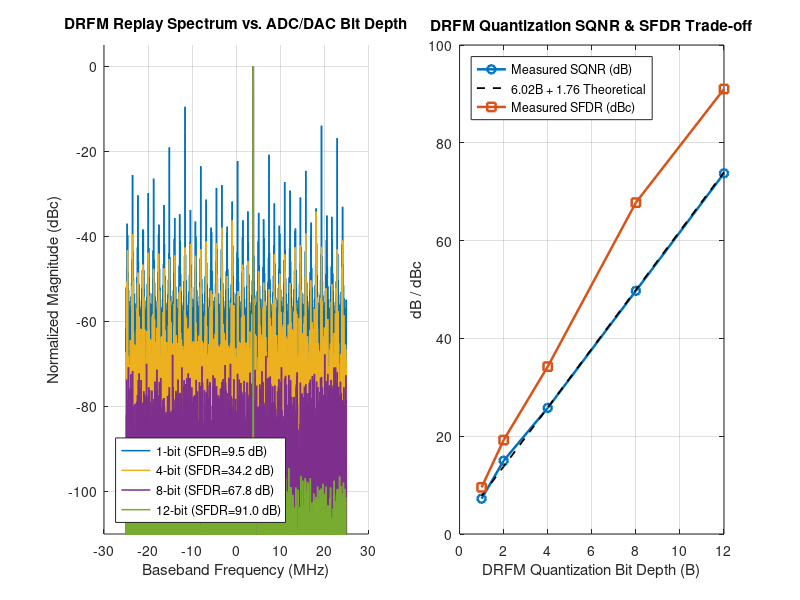

This figure's MATLAB source:
function report = drfm_quantization_sfdr(outDir)
% DRFM_QUANTIZATION_SFDR  Models DRFM ADC/DAC bit-depth impact on SQNR, ENOB,
%   and Spurious-Free Dynamic Range (SFDR) for coherent RF replay.
%   Generates reference metrics for Python & future FPGA fixed-point validation.

    if nargin < 1 || isempty(outDir)
        thisFile = mfilename('fullpath');
        repoRoot = fileparts(fileparts(fileparts(thisFile)));
        outDir = fullfile(repoRoot, 'matlab', 'outputs');
    end
    if ~exist(outDir, 'dir')
        mkdir(outDir);
    end

    %% 1. Coherent Test Tone Setup (Non-integer bin ratio avoided via coherent sampling)
    fs    = 50e6;
    N     = 4096;
    k_bin = 317;              % Prime FFT bin for clean harmonic folding analysis
    f0    = k_bin * fs / N;
    n     = (0:N-1);
    t     = n / fs;

    % Full-scale complex baseband tone (0.98 FS to avoid clipping)
    A     = 0.98;
    x     = A * exp(1j * 2 * pi * f0 * t);

    bitDepths = [1, 2, 4, 8, 12];
    nB = numel(bitDepths);

    sqnr_meas_db  = zeros(1, nB);
    sqnr_theo_db  = zeros(1, nB);
    sfdr_meas_db  = zeros(1, nB);
    enob_meas     = zeros(1, nB);
    spectra_db    = zeros(nB, N);

    w = hann(N).';
    w = w / sum(w);

    for i = 1:nB
        B = bitDepths(i);
        xq = quantize_complex_drfm(x, B);

        % Normalize replay amplitude for fair SQNR comparison
        scale = (xq * x') / (xq * xq');
        xq_norm = xq * scale;

        err = xq_norm - x;
        p_sig = mean(abs(x).^2);
        p_err = mean(abs(err).^2);

        sqnr_meas_db(i) = 10 * log10(p_sig / max(p_err, 1e-18));
        sqnr_theo_db(i) = 6.02 * B + 1.76; % Ideal full-scale sinusoid reference
        enob_meas(i)    = (sqnr_meas_db(i) - 1.76) / 6.02;

        % Spectral SFDR measurement
        X = fftshift(fft(xq .* w));
        mag_db = 20 * log10(abs(X) + 1e-15);
        mag_db = mag_db - max(mag_db);
        spectra_db(i, :) = mag_db;

        % Mask fundamental mainlobe (+/- 4 bins around peak) to find strongest spur
        [~, pk_idx] = max(mag_db);
        spur_mask = true(1, N);
        lo = max(1, pk_idx - 4);
        hi = min(N, pk_idx + 4);
        spur_mask(lo:hi) = false;
        sfdr_meas_db(i) = -max(mag_db(spur_mask));
    end

    %% 2. Export Golden Reference JSON
    report.fs_hz        = fs;
    report.n_fft        = N;
    report.tone_hz      = f0;
    report.bit_depths   = bitDepths;
    report.sqnr_meas_db = sqnr_meas_db;
    report.sqnr_theo_db = sqnr_theo_db;
    report.sfdr_meas_db = sfdr_meas_db;
    report.enob_meas    = enob_meas;

    jsonText = jsonencode(report, 'PrettyPrint', true);
    fid = fopen(fullfile(outDir, 'drfm_quantization_ref.json'), 'w');
    fwrite(fid, jsonText, 'char');
    fclose(fid);

    %% 3. Plot Spectra & Metrics
    f_mhz = ((-N/2):(N/2-1)) * (fs / N) / 1e6;
    fig = figure('Visible', 'off', 'Position', [100, 100, 1200, 500], 'Color', 'w');

    subplot(1, 2, 1);
    hold on;
    colors = lines(nB);
    for i = [1, 3, 4, 5] % Show 1, 4, 8, 12 bit spectra
        plot(f_mhz, spectra_db(i, :), 'LineWidth', 1.1, 'Color', colors(i, :), ...
             'DisplayName', sprintf('%d-bit (SFDR=%.1f dB)', bitDepths(i), sfdr_meas_db(i)));
    end
    grid on; ylim([-110, 5]);
    xlabel('Baseband Frequency (MHz)'); ylabel('Normalized Magnitude (dBc)');
    title('DRFM Replay Spectrum vs. ADC/DAC Bit Depth');
    legend('Location', 'southwest');

    subplot(1, 2, 2);
    plot(bitDepths, sqnr_meas_db, '-o', 'LineWidth', 1.8, 'DisplayName', 'Measured SQNR (dB)'); hold on;
    plot(bitDepths, sqnr_theo_db, '--k', 'LineWidth', 1.3, 'DisplayName', '6.02B + 1.76 Theoretical');
    plot(bitDepths, sfdr_meas_db, '-s', 'LineWidth', 1.8, 'DisplayName', 'Measured SFDR (dBc)');
    grid on; xlabel('DRFM Quantization Bit Depth (B)'); ylabel('dB / dBc');
    title('DRFM Quantization SQNR & SFDR Trade-off');
    legend('Location', 'northwest');

    exportgraphics(fig, fullfile(outDir, 'drfm_quantization_sfdr.png'), 'Resolution', 150);
    close(fig);

    fprintf('[MATLAB] DRFM Quantization SFDR Analysis complete:\n');
    for i = 1:nB
        fprintf('  %2d-bit -> SQNR: %6.2f dB | SFDR: %6.2f dBc | ENOB: %5.2f\n', ...
                bitDepths(i), sqnr_meas_db(i), sfdr_meas_db(i), enob_meas(i));
    end
end

function xq = quantize_complex_drfm(x, bits)
% Uniform mid-riser/mid-tread I/Q quantizer (1-bit = sign/hard-limiter DRFM)
    if bits == 1
        qi = sign(real(x)); qi(qi == 0) = 1;
        qq = sign(imag(x)); qq(qq == 0) = 1;
        xq = (qi + 1j * qq) / sqrt(2);
    else
        levels = 2^bits;
        step   = 2.0 / levels;
        ri = max(min(real(x), 1.0 - step/2), -1.0);
        rq = max(min(imag(x), 1.0 - step/2), -1.0);
        qi = round(ri / step) * step;
        qq = round(rq / step) * step;
        xq = qi + 1j * qq;
    end
end
